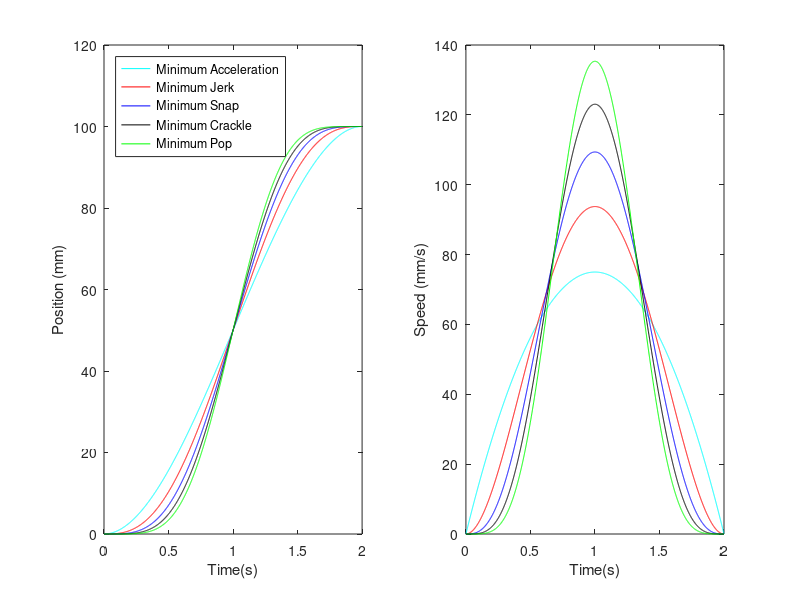

Write MATLAB code to recreate this figure.
clc;
clear;

xi= 0;
xf = 100;
tf = 2;
t = (0:0.001:tf);
ti = t/tf;

%Acceleration
x_0t = xi + (xf-xi)*(-2*(ti).^3+3*(ti).^2);
xdot_0t = (xf-xi)*(-6*(t.^2/tf^3)+6*(t.^1/tf^2));
Jpeak0 = max(xdot_0t);
Jav0 = mean(xdot_0t);
J0 = Jpeak0/Jav0;

%Jerk
x_1t = xi + (xf-xi)*(6*(ti).^5-15*(ti).^4+10*(ti).^3);
xdot_1t = (xf-xi)*(30*(t.^4/tf^5)-60*(t.^3/tf^4)+30*(t.^2/tf^3));
Jpeak1 = max(xdot_1t);
Jav1 = mean(xdot_1t);
J1 = Jpeak1/Jav1;

%Snap
x_2t = xi + (xf-xi)*(-20*(ti).^7+70*(ti).^6-84*(ti).^5+35*(ti).^4);
xdot_2t = (xf-xi)*(-140*(t.^6/tf^7)+420*(t.^5/tf^6)-420*(t.^4/tf^5)+140*(t.^3/tf^4));
Jpeak2 = max(xdot_2t);
Jav2 = mean(xdot_2t);
J2 = Jpeak2/Jav2;

%Crackle
x_3t = xi + (xf-xi)*(70*(ti).^9-315*(ti).^8+540*(ti).^7-420*(ti).^6+126*(ti).^5);
xdot_3t = (xf-xi)*(630*(t.^8/tf^9)-2520*(t.^7/tf^8)+3780*(t.^6/tf^7)-2520*(t.^5/tf^6)+630*(t.^4/tf^5));
Jpeak3 = max(xdot_3t);
Jav3 = mean(xdot_3t);
J3 = Jpeak3/Jav3;

%Pop
x_4t = xi + (xf-xi)*(-252*(ti).^11+1386*(ti).^10-3080*(ti).^9+3465*(ti).^8-1980*(ti).^7+462*(ti).^6);
xdot_4t = (xf-xi)*(-2772*(t.^10/tf^11)+13860*(t.^9/tf^10)-27720*(t.^8/tf^9)+27720*(t.^7/tf^8)-13860*(t.^6/tf^7)+2772*(t.^5/tf^6));
Jpeak4 = max(xdot_4t);
Jav4 = mean(xdot_4t);
J4 = Jpeak4/Jav4;


figure (1)
subplot(1,2,1)
plot(t,x_0t,'c',t,x_1t,'r',t,x_2t,'b',t,x_3t,'k',t,x_4t,'g');
xlabel('Time(s)')
ylabel('Position (mm)')
legend('Minimum Acceleration','Minimum Jerk', 'Minimum Snap','Minimum Crackle', 'Minimum Pop','Location','northwest')
subplot(1,2,2)
plot(t,xdot_0t,'c',t,xdot_1t,'r',t,xdot_2t,'b',t,xdot_3t,'k',t,xdot_4t,'g')
xlabel('Time(s)')
ylabel('Speed (mm/s)')

